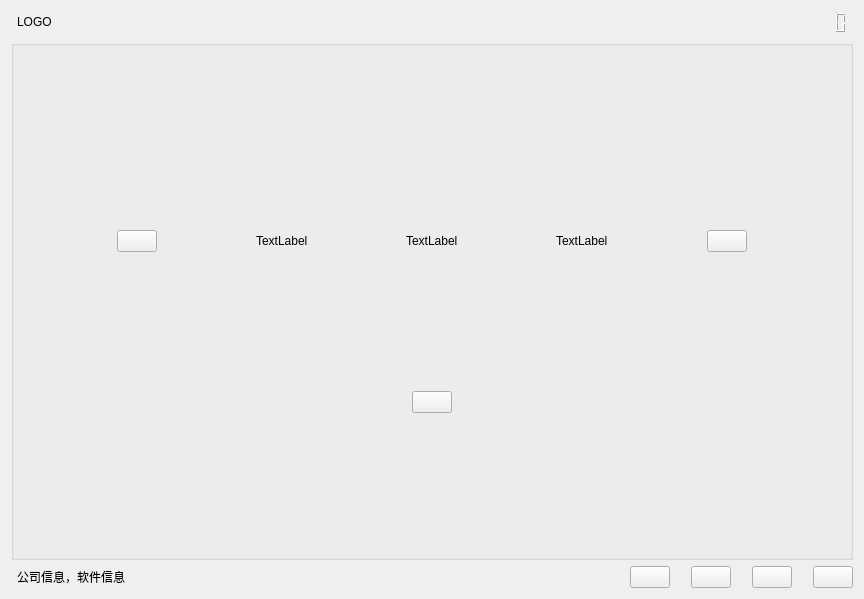
<?xml version="1.0" encoding="UTF-8"?>
<ui version="4.0">
 <class>LoginWidget</class>
 <widget class="QWidget" name="LoginWidget">
  <property name="geometry">
   <rect>
    <x>0</x>
    <y>0</y>
    <width>864</width>
    <height>599</height>
   </rect>
  </property>
  <property name="windowTitle">
   <string>LoginWidget</string>
  </property>
  <layout class="QGridLayout" name="gridLayout">
   <item row="1" column="0" rowspan="3" colspan="2">
    <widget class="QGroupBox" name="groupBox">
     <property name="title">
      <string/>
     </property>
     <layout class="QGridLayout" name="gridLayout_2">
      <item row="1" column="0">
       <spacer name="horizontalSpacer_11">
        <property name="orientation">
         <enum>Qt::Horizontal</enum>
        </property>
        <property name="sizeHint" stdset="0">
         <size>
          <width>40</width>
          <height>20</height>
         </size>
        </property>
       </spacer>
      </item>
      <item row="3" column="0">
       <layout class="QHBoxLayout" name="horizontalLayout_3">
        <item>
         <spacer name="horizontalSpacer_3">
          <property name="orientation">
           <enum>Qt::Horizontal</enum>
          </property>
          <property name="sizeHint" stdset="0">
           <size>
            <width>40</width>
            <height>20</height>
           </size>
          </property>
         </spacer>
        </item>
        <item>
         <widget class="QPushButton" name="EnterpushButton">
          <property name="text">
           <string/>
          </property>
         </widget>
        </item>
        <item>
         <spacer name="horizontalSpacer_4">
          <property name="orientation">
           <enum>Qt::Horizontal</enum>
          </property>
          <property name="sizeHint" stdset="0">
           <size>
            <width>40</width>
            <height>20</height>
           </size>
          </property>
         </spacer>
        </item>
       </layout>
      </item>
      <item row="2" column="0">
       <layout class="QHBoxLayout" name="horizontalLayout_2">
        <item>
         <spacer name="horizontalSpacer_5">
          <property name="orientation">
           <enum>Qt::Horizontal</enum>
          </property>
          <property name="sizeHint" stdset="0">
           <size>
            <width>40</width>
            <height>20</height>
           </size>
          </property>
         </spacer>
        </item>
        <item>
         <widget class="QPushButton" name="LeftpushButton">
          <property name="text">
           <string/>
          </property>
         </widget>
        </item>
        <item>
         <spacer name="horizontalSpacer_7">
          <property name="orientation">
           <enum>Qt::Horizontal</enum>
          </property>
          <property name="sizeHint" stdset="0">
           <size>
            <width>40</width>
            <height>20</height>
           </size>
          </property>
         </spacer>
        </item>
        <item>
         <widget class="QLabel" name="label">
          <property name="text">
           <string>TextLabel</string>
          </property>
         </widget>
        </item>
        <item>
         <spacer name="horizontalSpacer_9">
          <property name="orientation">
           <enum>Qt::Horizontal</enum>
          </property>
          <property name="sizeHint" stdset="0">
           <size>
            <width>40</width>
            <height>20</height>
           </size>
          </property>
         </spacer>
        </item>
        <item>
         <widget class="QLabel" name="label_2">
          <property name="text">
           <string>TextLabel</string>
          </property>
         </widget>
        </item>
        <item>
         <spacer name="horizontalSpacer_10">
          <property name="orientation">
           <enum>Qt::Horizontal</enum>
          </property>
          <property name="sizeHint" stdset="0">
           <size>
            <width>40</width>
            <height>20</height>
           </size>
          </property>
         </spacer>
        </item>
        <item>
         <widget class="QLabel" name="label_3">
          <property name="text">
           <string>TextLabel</string>
          </property>
         </widget>
        </item>
        <item>
         <spacer name="horizontalSpacer_8">
          <property name="orientation">
           <enum>Qt::Horizontal</enum>
          </property>
          <property name="sizeHint" stdset="0">
           <size>
            <width>40</width>
            <height>20</height>
           </size>
          </property>
         </spacer>
        </item>
        <item>
         <widget class="QPushButton" name="RightpushButton">
          <property name="text">
           <string/>
          </property>
         </widget>
        </item>
        <item>
         <spacer name="horizontalSpacer_6">
          <property name="orientation">
           <enum>Qt::Horizontal</enum>
          </property>
          <property name="sizeHint" stdset="0">
           <size>
            <width>40</width>
            <height>20</height>
           </size>
          </property>
         </spacer>
        </item>
       </layout>
      </item>
      <item row="0" column="0">
       <spacer name="horizontalSpacer_12">
        <property name="orientation">
         <enum>Qt::Horizontal</enum>
        </property>
        <property name="sizeHint" stdset="0">
         <size>
          <width>40</width>
          <height>20</height>
         </size>
        </property>
       </spacer>
      </item>
     </layout>
    </widget>
   </item>
   <item row="0" column="1">
    <layout class="QHBoxLayout" name="horizontalLayout">
     <item>
      <widget class="QLabel" name="Logolabel">
       <property name="sizePolicy">
        <sizepolicy hsizetype="Preferred" vsizetype="Fixed">
         <horstretch>0</horstretch>
         <verstretch>0</verstretch>
        </sizepolicy>
       </property>
       <property name="text">
        <string>LOGO</string>
       </property>
      </widget>
     </item>
     <item>
      <spacer name="horizontalSpacer">
       <property name="orientation">
        <enum>Qt::Horizontal</enum>
       </property>
       <property name="sizeHint" stdset="0">
        <size>
         <width>13</width>
         <height>20</height>
        </size>
       </property>
      </spacer>
     </item>
     <item>
      <widget class="QLCDNumber" name="TimeLcdNumber">
       <property name="sizePolicy">
        <sizepolicy hsizetype="Fixed" vsizetype="Fixed">
         <horstretch>0</horstretch>
         <verstretch>0</verstretch>
        </sizepolicy>
       </property>
       <property name="frameShape">
        <enum>QFrame::NoFrame</enum>
       </property>
      </widget>
     </item>
    </layout>
   </item>
   <item row="4" column="1">
    <layout class="QHBoxLayout" name="horizontalLayout_4">
     <item>
      <widget class="QLabel" name="Informationlabel">
       <property name="text">
        <string>公司信息，软件信息</string>
       </property>
      </widget>
     </item>
     <item>
      <spacer name="horizontalSpacer_30">
       <property name="orientation">
        <enum>Qt::Horizontal</enum>
       </property>
       <property name="sizeHint" stdset="0">
        <size>
         <width>40</width>
         <height>20</height>
        </size>
       </property>
      </spacer>
     </item>
     <item>
      <spacer name="horizontalSpacer_34">
       <property name="orientation">
        <enum>Qt::Horizontal</enum>
       </property>
       <property name="sizeHint" stdset="0">
        <size>
         <width>40</width>
         <height>20</height>
        </size>
       </property>
      </spacer>
     </item>
     <item>
      <spacer name="horizontalSpacer_2">
       <property name="orientation">
        <enum>Qt::Horizontal</enum>
       </property>
       <property name="sizeHint" stdset="0">
        <size>
         <width>40</width>
         <height>20</height>
        </size>
       </property>
      </spacer>
     </item>
     <item>
      <spacer name="horizontalSpacer_29">
       <property name="orientation">
        <enum>Qt::Horizontal</enum>
       </property>
       <property name="sizeHint" stdset="0">
        <size>
         <width>40</width>
         <height>20</height>
        </size>
       </property>
      </spacer>
     </item>
     <item>
      <spacer name="horizontalSpacer_42">
       <property name="orientation">
        <enum>Qt::Horizontal</enum>
       </property>
       <property name="sizeHint" stdset="0">
        <size>
         <width>40</width>
         <height>20</height>
        </size>
       </property>
      </spacer>
     </item>
     <item>
      <spacer name="horizontalSpacer_48">
       <property name="orientation">
        <enum>Qt::Horizontal</enum>
       </property>
       <property name="sizeHint" stdset="0">
        <size>
         <width>40</width>
         <height>20</height>
        </size>
       </property>
      </spacer>
     </item>
     <item>
      <spacer name="horizontalSpacer_37">
       <property name="orientation">
        <enum>Qt::Horizontal</enum>
       </property>
       <property name="sizeHint" stdset="0">
        <size>
         <width>40</width>
         <height>20</height>
        </size>
       </property>
      </spacer>
     </item>
     <item>
      <spacer name="horizontalSpacer_36">
       <property name="orientation">
        <enum>Qt::Horizontal</enum>
       </property>
       <property name="sizeHint" stdset="0">
        <size>
         <width>40</width>
         <height>20</height>
        </size>
       </property>
      </spacer>
     </item>
     <item>
      <spacer name="horizontalSpacer_40">
       <property name="orientation">
        <enum>Qt::Horizontal</enum>
       </property>
       <property name="sizeHint" stdset="0">
        <size>
         <width>40</width>
         <height>20</height>
        </size>
       </property>
      </spacer>
     </item>
     <item>
      <spacer name="horizontalSpacer_43">
       <property name="orientation">
        <enum>Qt::Horizontal</enum>
       </property>
       <property name="sizeHint" stdset="0">
        <size>
         <width>40</width>
         <height>20</height>
        </size>
       </property>
      </spacer>
     </item>
     <item>
      <spacer name="horizontalSpacer_47">
       <property name="orientation">
        <enum>Qt::Horizontal</enum>
       </property>
       <property name="sizeHint" stdset="0">
        <size>
         <width>40</width>
         <height>20</height>
        </size>
       </property>
      </spacer>
     </item>
     <item>
      <spacer name="horizontalSpacer_38">
       <property name="orientation">
        <enum>Qt::Horizontal</enum>
       </property>
       <property name="sizeHint" stdset="0">
        <size>
         <width>40</width>
         <height>20</height>
        </size>
       </property>
      </spacer>
     </item>
     <item>
      <spacer name="horizontalSpacer_44">
       <property name="orientation">
        <enum>Qt::Horizontal</enum>
       </property>
       <property name="sizeHint" stdset="0">
        <size>
         <width>40</width>
         <height>20</height>
        </size>
       </property>
      </spacer>
     </item>
     <item>
      <spacer name="horizontalSpacer_31">
       <property name="orientation">
        <enum>Qt::Horizontal</enum>
       </property>
       <property name="sizeHint" stdset="0">
        <size>
         <width>40</width>
         <height>20</height>
        </size>
       </property>
      </spacer>
     </item>
     <item>
      <spacer name="horizontalSpacer_58">
       <property name="orientation">
        <enum>Qt::Horizontal</enum>
       </property>
       <property name="sizeHint" stdset="0">
        <size>
         <width>40</width>
         <height>20</height>
        </size>
       </property>
      </spacer>
     </item>
     <item>
      <spacer name="horizontalSpacer_27">
       <property name="orientation">
        <enum>Qt::Horizontal</enum>
       </property>
       <property name="sizeHint" stdset="0">
        <size>
         <width>40</width>
         <height>20</height>
        </size>
       </property>
      </spacer>
     </item>
     <item>
      <spacer name="horizontalSpacer_51">
       <property name="orientation">
        <enum>Qt::Horizontal</enum>
       </property>
       <property name="sizeHint" stdset="0">
        <size>
         <width>40</width>
         <height>20</height>
        </size>
       </property>
      </spacer>
     </item>
     <item>
      <spacer name="horizontalSpacer_59">
       <property name="orientation">
        <enum>Qt::Horizontal</enum>
       </property>
       <property name="sizeHint" stdset="0">
        <size>
         <width>40</width>
         <height>20</height>
        </size>
       </property>
      </spacer>
     </item>
     <item>
      <spacer name="horizontalSpacer_49">
       <property name="orientation">
        <enum>Qt::Horizontal</enum>
       </property>
       <property name="sizeHint" stdset="0">
        <size>
         <width>40</width>
         <height>20</height>
        </size>
       </property>
      </spacer>
     </item>
     <item>
      <spacer name="horizontalSpacer_39">
       <property name="orientation">
        <enum>Qt::Horizontal</enum>
       </property>
       <property name="sizeHint" stdset="0">
        <size>
         <width>40</width>
         <height>20</height>
        </size>
       </property>
      </spacer>
     </item>
     <item>
      <spacer name="horizontalSpacer_57">
       <property name="orientation">
        <enum>Qt::Horizontal</enum>
       </property>
       <property name="sizeHint" stdset="0">
        <size>
         <width>40</width>
         <height>20</height>
        </size>
       </property>
      </spacer>
     </item>
     <item>
      <spacer name="horizontalSpacer_52">
       <property name="orientation">
        <enum>Qt::Horizontal</enum>
       </property>
       <property name="sizeHint" stdset="0">
        <size>
         <width>40</width>
         <height>20</height>
        </size>
       </property>
      </spacer>
     </item>
     <item>
      <spacer name="horizontalSpacer_33">
       <property name="orientation">
        <enum>Qt::Horizontal</enum>
       </property>
       <property name="sizeHint" stdset="0">
        <size>
         <width>40</width>
         <height>20</height>
        </size>
       </property>
      </spacer>
     </item>
     <item>
      <spacer name="horizontalSpacer_45">
       <property name="orientation">
        <enum>Qt::Horizontal</enum>
       </property>
       <property name="sizeHint" stdset="0">
        <size>
         <width>40</width>
         <height>20</height>
        </size>
       </property>
      </spacer>
     </item>
     <item>
      <spacer name="horizontalSpacer_41">
       <property name="orientation">
        <enum>Qt::Horizontal</enum>
       </property>
       <property name="sizeHint" stdset="0">
        <size>
         <width>40</width>
         <height>20</height>
        </size>
       </property>
      </spacer>
     </item>
     <item>
      <spacer name="horizontalSpacer_28">
       <property name="orientation">
        <enum>Qt::Horizontal</enum>
       </property>
       <property name="sizeHint" stdset="0">
        <size>
         <width>40</width>
         <height>20</height>
        </size>
       </property>
      </spacer>
     </item>
     <item>
      <spacer name="horizontalSpacer_46">
       <property name="orientation">
        <enum>Qt::Horizontal</enum>
       </property>
       <property name="sizeHint" stdset="0">
        <size>
         <width>40</width>
         <height>20</height>
        </size>
       </property>
      </spacer>
     </item>
     <item>
      <spacer name="horizontalSpacer_50">
       <property name="orientation">
        <enum>Qt::Horizontal</enum>
       </property>
       <property name="sizeHint" stdset="0">
        <size>
         <width>40</width>
         <height>20</height>
        </size>
       </property>
      </spacer>
     </item>
     <item>
      <spacer name="horizontalSpacer_35">
       <property name="orientation">
        <enum>Qt::Horizontal</enum>
       </property>
       <property name="sizeHint" stdset="0">
        <size>
         <width>40</width>
         <height>20</height>
        </size>
       </property>
      </spacer>
     </item>
     <item>
      <spacer name="horizontalSpacer_26">
       <property name="orientation">
        <enum>Qt::Horizontal</enum>
       </property>
       <property name="sizeHint" stdset="0">
        <size>
         <width>40</width>
         <height>20</height>
        </size>
       </property>
      </spacer>
     </item>
     <item>
      <spacer name="horizontalSpacer_32">
       <property name="orientation">
        <enum>Qt::Horizontal</enum>
       </property>
       <property name="sizeHint" stdset="0">
        <size>
         <width>40</width>
         <height>20</height>
        </size>
       </property>
      </spacer>
     </item>
     <item>
      <spacer name="horizontalSpacer_25">
       <property name="orientation">
        <enum>Qt::Horizontal</enum>
       </property>
       <property name="sizeHint" stdset="0">
        <size>
         <width>40</width>
         <height>20</height>
        </size>
       </property>
      </spacer>
     </item>
     <item>
      <spacer name="horizontalSpacer_24">
       <property name="orientation">
        <enum>Qt::Horizontal</enum>
       </property>
       <property name="sizeHint" stdset="0">
        <size>
         <width>40</width>
         <height>20</height>
        </size>
       </property>
      </spacer>
     </item>
     <item>
      <widget class="QPushButton" name="ServerManpushButton">
       <property name="text">
        <string/>
       </property>
      </widget>
     </item>
     <item>
      <spacer name="horizontalSpacer_21">
       <property name="orientation">
        <enum>Qt::Horizontal</enum>
       </property>
       <property name="sizeHint" stdset="0">
        <size>
         <width>40</width>
         <height>20</height>
        </size>
       </property>
      </spacer>
     </item>
     <item>
      <widget class="QPushButton" name="SetpushButton">
       <property name="text">
        <string/>
       </property>
      </widget>
     </item>
     <item>
      <spacer name="horizontalSpacer_22">
       <property name="orientation">
        <enum>Qt::Horizontal</enum>
       </property>
       <property name="sizeHint" stdset="0">
        <size>
         <width>40</width>
         <height>20</height>
        </size>
       </property>
      </spacer>
     </item>
     <item>
      <widget class="QPushButton" name="InformationpushButton">
       <property name="text">
        <string/>
       </property>
      </widget>
     </item>
     <item>
      <spacer name="horizontalSpacer_23">
       <property name="orientation">
        <enum>Qt::Horizontal</enum>
       </property>
       <property name="sizeHint" stdset="0">
        <size>
         <width>40</width>
         <height>20</height>
        </size>
       </property>
      </spacer>
     </item>
     <item>
      <widget class="QPushButton" name="ShutdownpushButton">
       <property name="text">
        <string/>
       </property>
      </widget>
     </item>
    </layout>
   </item>
  </layout>
 </widget>
 <layoutdefault spacing="6" margin="11"/>
 <resources/>
 <connections/>
</ui>
